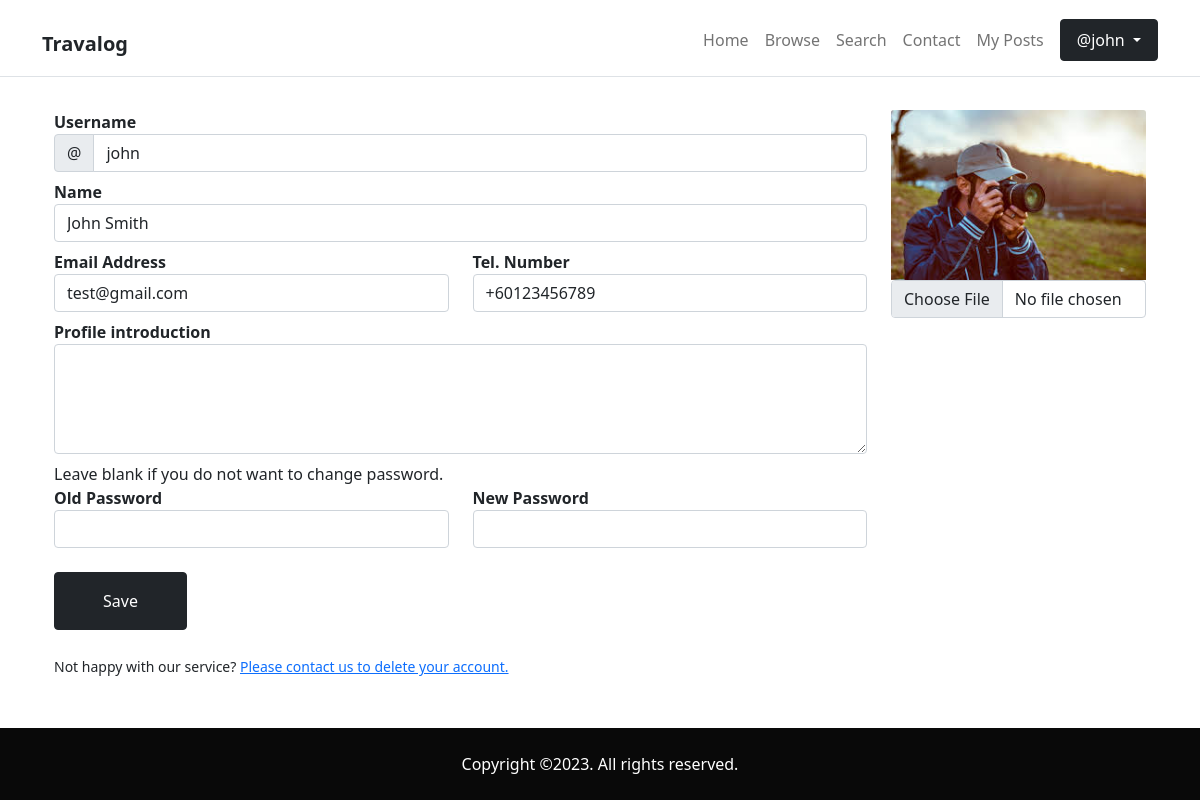
The app's page /my_profile.php (signed in) with its own data.
### tables this page shows
CREATE TABLE `users` (
  `userid` int(128) NOT NULL,
  `username` varchar(255) NOT NULL,
  `password` varchar(255) NOT NULL,
  `profilepic` varchar(255) DEFAULT NULL,
  `profileintro` longtext DEFAULT NULL,
  `realname` varchar(255) NOT NULL,
  `email` varchar(255) NOT NULL,
  `telno` varchar(16) DEFAULT NULL,
  `token` varchar(255) DEFAULT NULL
);

### my_profile.php (the view, shortened to what this page needs)
<!DOCTYPE html>
<html lang="en">
<?php
require_once("init_check_logged_in.php");
$userid = $_SESSION["userid"];
$myquery = "SELECT userid, username, profilepic, profileintro, realname, email, telno
            FROM users
            WHERE userid=?
            LIMIT 1";
try {
    $query = $conn->prepare($myquery);
    $query->bind_param('i', $userid);
} catch (Exception $e) {
    echo $e->getMessage();
    die;
}
if(!$query->execute()){
    http_response_code(500);
    die;
}
$result = $query->get_result();
$userinfo = $result->fetch_assoc();
?>
<head>
    <link href="https://cdn.jsdelivr.net/npm/bootstrap@5.1.3/dist/css/bootstrap.min.css" rel="stylesheet"
>
    <link rel="stylesheet" href="css/cards-gallery.css">
    <link rel="stylesheet" href="https://d19m59y37dris4.cloudfront.net/blog/2-0/css/style.default.622904dd.css"
        id="theme-stylesheet">
    <link rel="stylesheet" href="css/main.css">
</head>
<body>
    <nav class="navbar navbar-expand-lg navbar-light bg-white border-bottom py-2 fixed-top">
        <div class="container pt-1">
            <h1>
                <a class="navbar-brand text-md fw-bold text-dark" href="index.php">Travalog</a>
            </h1>
            <div class="collapse navbar-collapse" id="navbarSupportedContent">
                <ul class="navbar-nav ms-auto mb-2 mb-lg-0 align-items-lg-center">
                    <li class="nav-item"><a class="nav-link " href="index.php">Home</a>
                    </li>
                    <li class="nav-item"><a class="nav-link " href="browse.php">Browse</a>
                    </li>
                    <li class="nav-item"><a class="nav-link " href="search.php">Search</a>
                    </li>
                    <li class="nav-item"><a class="nav-link " href="contact.php">Contact</a>
                    </li>
                    <li class="nav-item"><a class="nav-link " href="my_posts.php">My Posts</a></li>
                    <li class="nav-item dropdown">
                        <a class="btn btn-style btn-dark ms-2 px-3 py-2 dropdown-toggle " href="#" id="navbarUserMenuLink" role="button" data-bs-toggle="dropdown" aria-expanded="false">
                            @<?php echo $_SESSION["username"]; ?>
                        </a>
                    </li>
                </ul>
            </div>
        </div>
    </nav>
    <section>
        <div class="container">
            <div class="container section-title ">
                <h2>My Profile</h2>
                <p>
                </p>
            </div>
            <form id="formProfile" class="section-content" enctype='multipart/form-data'>
                <div class="container">
                    <div class="row">
                        <div class="col-md-9">
                            <div class="row">
                                <div class="col-md-12 form-label">
                                    <label for="fname"><b>Username</b></label>
                                    <div class="input-group">
                                        <span class="input-group-text" id="basic-addon1">@</span>
                                        <input type="text" id="username" name="username" class="form-control" placeholder="Username" aria-label="Username" aria-describedby="basic-addon1" required onchange="checkUsernameUsed();" value="<?php echo htmlentities($_SESSION["username"]); ?>">
                                    </div>
                                </div>
                            </div>
                            <div class="row">
                                <div class="col-md-12 form-label">
                                    <label for="name"><b>Name</b></label>
                                    <input type="text" id="name" name="name" class="form-control" required value="<?php echo htmlentities($userinfo['realname']); ?>">
                                </div>
                            </div>
                            <div class="row">
                                <div class="col-md-6 form-label">
                                    <label for="email"><b>Email Address</b></label>
                                    <input type="text" id="email" name="email" class=" form-control" required value="<?php echo htmlentities($userinfo['email']); ?>">
                                </div>
                                <div class="col-md-6 form-label">
                                    <label for="tel"><b>Tel. Number</b></label>
                                    <input type="tel" id="tel" name="tel" class="form-control" minlength="10" value="<?php echo htmlentities($userinfo['telno']); ?>">
                                </div>
                            </div>
                            <div class="row">
                                <div class="col-md-12 form-label">
                                    <label for="message"><b>Profile introduction</b></label>
                                    <textarea id="message" name="message" rows="4" class="form-control"><?php echo htmlentities($userinfo['profileintro']); ?></textarea>
                                </div>
                            </div>
                            <div class="row">
                                <span>Leave blank if you do not want to change password.</span>
                                <div class="col-md-6 form-label">
                                    <label for="oldpassword"><b>Old Password</b></label>
                                    <input type="password" id="oldpassword" name="oldpassword" class="form-control">
                                </div>
                                <div class="col-md-6 form-label">
                                    <label for="newpassword"><b>New Password</b></label>
                                    <input type="password" id="newpassword" name="newpassword" class="form-control" onchange="requireOldPassword()">
                                </div>
                            </div>
                        </div>
                        <div class="col-md-3 form-label float-md-end">
                            <picture>
                                <?php echo isset($userinfo['profilepic']) ?
                                    '<img src="'.$userinfo['profilepic'].'" id="img-preview" class="img-fluid card-img-top" alt="...">'
                                    :
                                    '<img src="image/profile_man.jpeg" id="img-preview" class="img-fluid card-img-top" alt="...">';
                                ?>
                            </picture>
                            <div class="col form-label">
                                <input type="file" class="form-control" id="image" name="image" accept="image/*">
                            </div>
                        </div>
                    </div>
                    <div class="row mt-3">
                        <div class="col-12">
                            <input type="submit" value="Save" class="btn btn-dark py-3 px-5">
                        </div>
                    </div>
                    <br>
                    <small class="text-small">Not happy with our service?
                        <a href="contact.php">Please contact us to delete your account.</a>
                    </small>
                </div>
            </form>
        </div>
    </section>
    <footer>
        <div class="copyrights text-white py-4" style="background: #090909">
            <div class="container">
                <div class="row text-center gy-2">
                    <div class="col-md-12">
                        <p class="mb-0 fw-light text-sm">Copyright &copy;2023. All rights reserved.</p>
                    </div>
                </div>
            </div>
        </div>
    </footer>
    <link rel="stylesheet" href="https://use.fontawesome.com/releases/v6.4.0/css/all.css">
    <link rel="stylesheet" href="https://cdn.jsdelivr.net/npm/notyf@3/notyf.min.css">
</body>
</html>

### css/main.css (style rules this page uses)
.section-content { padding: 1.5em 0; }
body { min-height: 100vh; display: grid; grid-template-rows: 1fr auto; }

### records on screen
users: name "John Smith", email "test@gmail.com", tel "+60123456789", profilepic (picture)

### other values on screen
$_SESSION["username"] "john"
